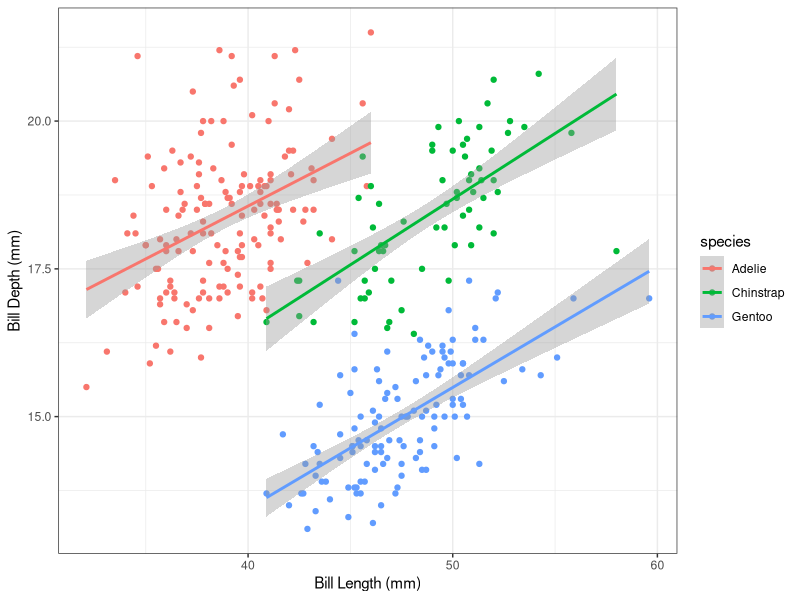
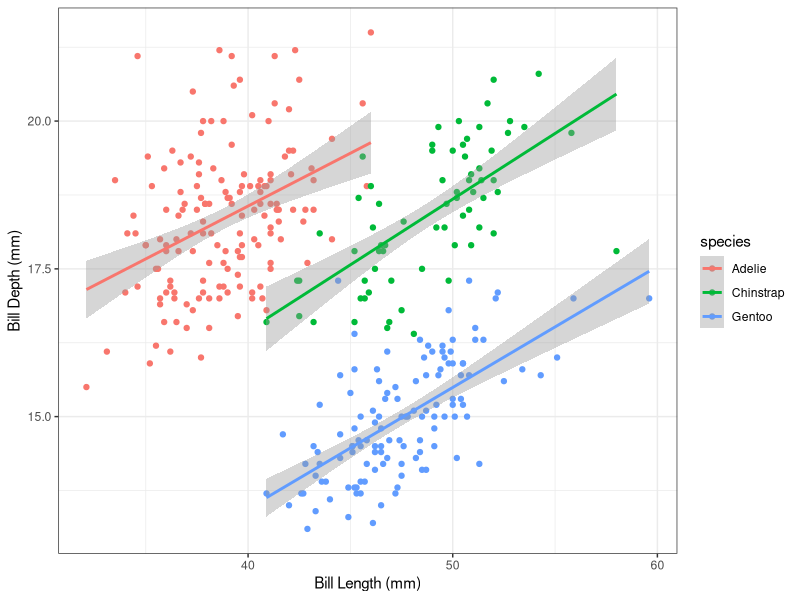

Write the R code that produced these figures, in order.
## ---- chunk 1
knitr::opts_chunk$set(echo = TRUE)
## ---- chunk 2
library(tidyverse) # Load tidyverse
library(here) # Load here
library(palmerpenguins) # Load palmer penguins
## ---- chunk 3
glimpse(penguins) # Look at Palmer Penguins data
## ---- chunk 4
penguins %>% # Using penguin dataset # Penguin dataframe
  ggplot(aes(x = bill_length_mm,# Length
             y = bill_depth_mm,#depth 
             color = species))+ #color with species
  geom_point()+ # Adding geometry point
  geom_smooth(method = "lm")+ # Adding linear method (linear line)
  labs(x = "Bill Length (mm)", # Labeling x-axis Bill Length
       y = "Bill Depth (mm)")+ # Labeing y-axis Bill Depth
  theme_bw() # Theme black and white
  
## ---- chunk 5
knitr::opts_chunk$set(echo = TRUE)
## ---- chunk 6
library(tidyverse) # Load tidyverse
library(here) # Load here
library(palmerpenguins) # Load palmer penguins
## ---- chunk 7
glimpse(penguins) # Look at Palmer Penguins data
## ---- chunk 8
penguins %>% # Using penguin dataset # Penguin dataframe
  ggplot(aes(x = bill_length_mm,# Length
             y = bill_depth_mm,#depth 
             color = species))+ #color with species
  geom_point()+ # Adding geometry point
  geom_smooth(method = "lm")+ # Adding linear method (linear line)
  labs(x = "Bill Length (mm)", # Labeling x-axis Bill Length
       y = "Bill Depth (mm)")+ # Labeing y-axis Bill Depth
  theme_bw() # Theme black and white
  
